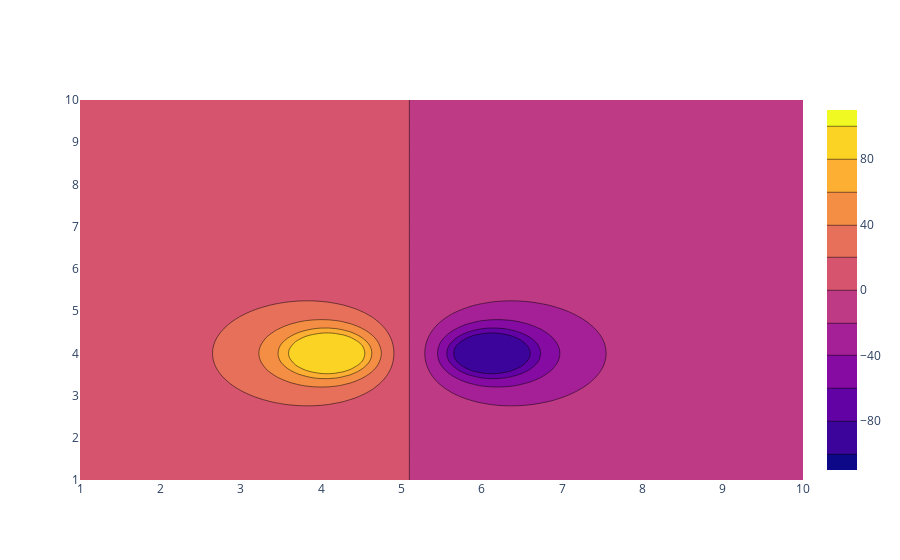

The cell this chart's notebook holds for it:
### Code cell
import random
# import time
# import sys
# import pygame
import numpy as np
import plotly.graph_objects as go


class Charge:
    def __init__(self, x, y, q):
        self.x = x
        self.y = y
        self.q = q
        self.color = (int(random.random() * 255), int(random.random() * 255), int(random.random() * 255))

    def potential_in_point(self, x, y):
        return self.q/np.sqrt((self.x - x)**2 + (self.y - y)**2)

    
N = 2
coord_max_x = 10
coord_min_x = 1
coord_max_y = 10
coord_min_y = 1
q = 50

#charges = [Charge( (coord_max + coord_min)/2, 30 * num, q if num%2==0 else -q ) for num in range(1, N + 1)]
charges = [Charge(4,4.1,q), Charge(4,6.1,-q)]
xs = np.linspace(coord_min_x,coord_max_x,100)
ys = np.linspace(coord_min_y,coord_max_y,100)
pots = []
for x in xs:
    p = []
    for y in ys:
        pot = 0
        for charge in charges:
            if x == charge.x and y == charge.y:
                continue
            pot += charge.potential_in_point(x, y)
       # print(x,y,pot)
        p.append(pot)
    pots.append(p)
pots = np.array(pots)
clim0,clim1 = -100,100
pots[np.where(pots<clim0)] = clim0*0.999999
pots[np.where(pots>clim1)] = clim1*0.999999
fig = go.Figure(data =
    go.Contour(
        z=pots,
        x=xs,
        y=ys ))

fig.show()
for charge in charges:
    print(charge.x, charge.y)

### Figure 1 — Plotly figure (JSON) as saved in the notebook; plotly's stock layout.template omitted (floating-point values rounded to 4 significant figures; data arrays with more than 128 entries replaced by an {"elided": "..."} marker saying what was removed)
{"data": [{"type": "contour", "x": [1, 1.091, 1.182, 1.273, 1.364, 1.455, 1.545, 1.636, 1.727, 1.818, 1.909, 2, 2.091, 2.182, 2.273, 2.364, 2.455, 2.545, 2.636, 2.727, 2.818, 2.909, 3, 3.091, 3.182, 3.273, 3.364, 3.455, 3.545, 3.636, 3.727, 3.818, 3.909, 4, 4.091, 4.182, 4.273, 4.364, 4.455, 4.545, 4.636, 4.727, 4.818, 4.909, 5, 5.091, 5.182, 5.273, 5.364, 5.455, 5.545, 5.636, 5.727, 5.818, 5.909, 6, 6.091, 6.182, 6.273, 6.364, 6.455, 6.545, 6.636, 6.727, 6.818, 6.909, 7, 7.091, 7.182, 7.273, 7.364, 7.455, 7.545, 7.636, 7.727, 7.818, 7.909, 8, 8.091, 8.182, 8.273, 8.364, 8.455, 8.545, 8.636, 8.727, 8.818, 8.909, 9, 9.091, 9.182, 9.273, 9.364, 9.455, 9.545, 9.636, 9.727, 9.818, 9.909, 10], "y": [1, 1.091, 1.182, 1.273, 1.364, 1.455, 1.545, 1.636, 1.727, 1.818, 1.909, 2, 2.091, 2.182, 2.273, 2.364, 2.455, 2.545, 2.636, 2.727, 2.818, 2.909, 3, 3.091, 3.182, 3.273, 3.364, 3.455, 3.545, 3.636, 3.727, 3.818, 3.909, 4, 4.091, 4.182, 4.273, 4.364, 4.455, 4.545, 4.636, 4.727, 4.818, 4.909, 5, 5.091, 5.182, 5.273, 5.364, 5.455, 5.545, 5.636, 5.727, 5.818, 5.909, 6, 6.091, 6.182, 6.273, 6.364, 6.455, 6.545, 6.636, 6.727, 6.818, 6.909, 7, 7.091, 7.182, 7.273, 7.364, 7.455, 7.545, 7.636, 7.727, 7.818, 7.909, 8, 8.091, 8.182, 8.273, 8.364, 8.455, 8.545, 8.636, 8.727, 8.818, 8.909, 9, 9.091, 9.182, 9.273, 9.364, 9.455, 9.545, 9.636, 9.727, 9.818, 9.909, 10], "z": {"elided": "100x100 float values"}}], "layout": {}}
